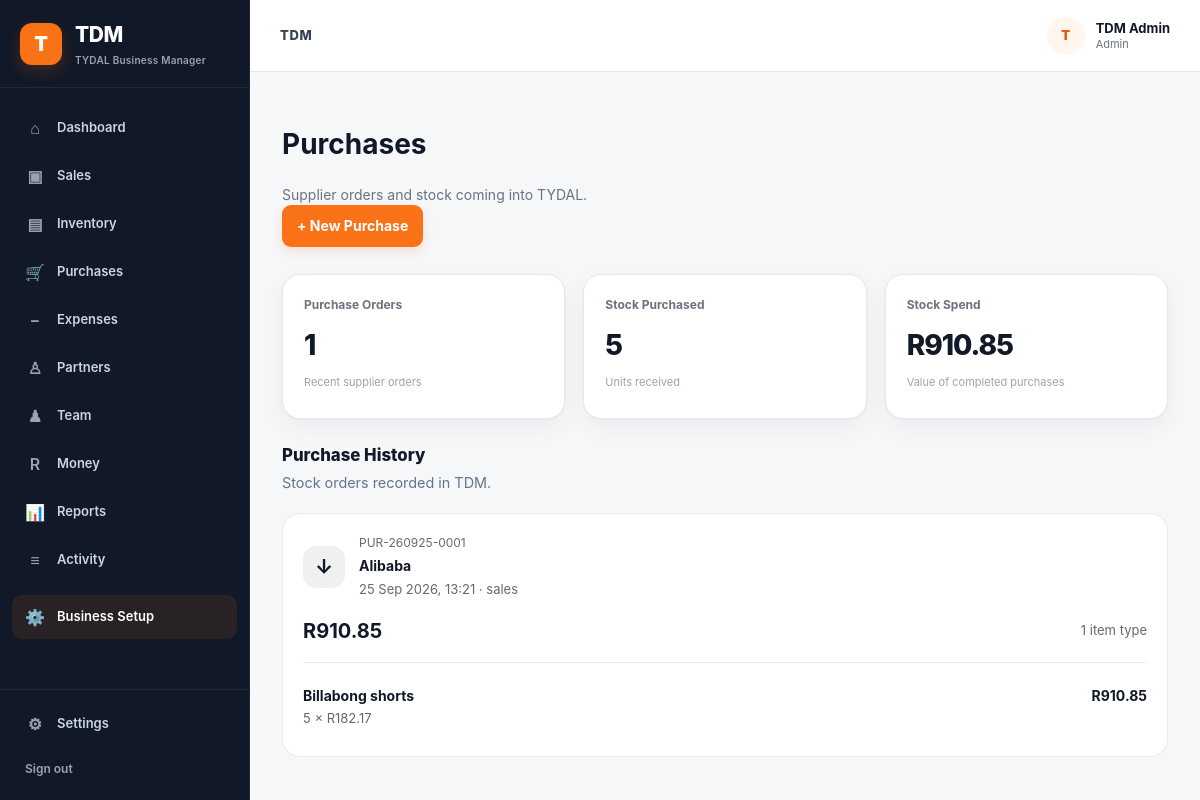
/purchases/ (signed in), run on the app's committed database.
### app/models.py (models this page shows)
class User(UserMixin, db.Model):
    __tablename__ = "users"
    id = db.Column(db.Integer, primary_key=True)
    name = db.Column(
        db.String(100),
        nullable=False
    )
    phone = db.Column(
        db.String(30),
        unique=True,
        nullable=False,
        index=True
    )
    password_hash = db.Column(
        db.String(255),
        nullable=False
    )
    role = db.Column(
        db.String(30),
        nullable=False,
        default="partner"
    )
    is_active = db.Column(
        db.Boolean,
        default=True,
        nullable=False
    )
    created_at = db.Column(
        db.DateTime,
        default=datetime.utcnow,
        nullable=False
    )
    transactions = db.relationship(
        "FinancialTransaction",
        back_populates="created_by",
        foreign_keys="FinancialTransaction.created_by_id"
    )

class Purchase(db.Model):
    __tablename__ = "purchases"
    id = db.Column(
        db.Integer,
        primary_key=True
    )
    purchase_number = db.Column(
        db.String(30),
        unique=True,
        nullable=False,
        index=True
    )
    supplier = db.Column(
        db.String(150),
        nullable=False
    )
    total_amount = db.Column(
        db.Numeric(12, 2),
        nullable=False,
        default=Decimal("0.00")
    )
    money_account_id = db.Column(
        db.Integer,
        db.ForeignKey("money_accounts.id"),
        nullable=True
    )
    purchased_by_id = db.Column(
        db.Integer,
        db.ForeignKey("users.id"),
        nullable=False
    )
    status = db.Column(
        db.String(30),
        nullable=False,
        default="completed"
    )
    purchase_date = db.Column(
        db.DateTime,
        nullable=False,
        default=datetime.utcnow
    )
    is_historical = db.Column(
        db.Boolean,
        default=False,
        nullable=False
    )
    is_estimate = db.Column(
        db.Boolean,
        default=False,
        nullable=False
    )
    notes = db.Column(
        db.Text,
        nullable=True
    )
    created_at = db.Column(
        db.DateTime,
        default=datetime.utcnow,
        nullable=False
    )
    money_account = db.relationship(
        "MoneyAccount"
    )
    purchased_by = db.relationship(
        "User"
    )
    items = db.relationship(
        "PurchaseItem",
        back_populates="purchase",
        cascade="all, delete-orphan"
    )

class MoneyAccount(db.Model):
    __tablename__ = "money_accounts"
    id = db.Column(
        db.Integer,
        primary_key=True
    )
    name = db.Column(
        db.String(100),
        nullable=False
    )
    account_type = db.Column(
        db.String(30),
        nullable=False
    )
    owner_user_id = db.Column(
        db.Integer,
        db.ForeignKey("users.id"),
        nullable=True
    )
    opening_balance = db.Column(
        db.Numeric(12, 2),
        default=Decimal("0.00"),
        nullable=False
    )
    is_active = db.Column(
        db.Boolean,
        default=True,
        nullable=False
    )
    created_at = db.Column(
        db.DateTime,
        default=datetime.utcnow,
        nullable=False
    )
    owner = db.relationship(
        "User",
        backref="money_accounts"
    )

class PurchaseItem(db.Model):
    __tablename__ = "purchase_items"
    id = db.Column(
        db.Integer,
        primary_key=True
    )
    purchase_id = db.Column(
        db.Integer,
        db.ForeignKey("purchases.id"),
        nullable=False
    )
    product_id = db.Column(
        db.Integer,
        db.ForeignKey("products.id"),
        nullable=False
    )
    quantity = db.Column(
        db.Integer,
        nullable=False
    )
    unit_cost = db.Column(
        db.Numeric(12, 2),
        nullable=False
    )
    line_total = db.Column(
        db.Numeric(12, 2),
        nullable=False
    )
    purchase = db.relationship(
        "Purchase",
        back_populates="items"
    )
    product = db.relationship(
        "Product"
    )

class Product(db.Model):
    __tablename__ = "products"
    id = db.Column(
        db.Integer,
        primary_key=True
    )
    name = db.Column(
        db.String(150),
        nullable=False
    )
    brand = db.Column(
        db.String(100),
        nullable=True
    )
    category = db.Column(
        db.String(100),
        nullable=True
    )
    size = db.Column(
        db.String(50),
        nullable=True
    )
    color = db.Column(
        db.String(50),
        nullable=True
    )
    cost_price = db.Column(
        db.Numeric(12, 2),
        nullable=False,
        default=Decimal("0.00")
    )
    selling_price = db.Column(
        db.Numeric(12, 2),
        nullable=False,
        default=Decimal("0.00")
    )
    quantity = db.Column(
        db.Integer,
        nullable=False,
        default=0
    )
    low_stock_level = db.Column(
        db.Integer,
        nullable=False,
        default=2
    )
    supplier = db.Column(
        db.String(150),
        nullable=True
    )
    notes = db.Column(
        db.Text,
        nullable=True
    )
    is_active = db.Column(
        db.Boolean,
        default=True,
        nullable=False
    )
    created_at = db.Column(
        db.DateTime,
        default=datetime.utcnow,
        nullable=False
    )
    updated_at = db.Column(
        db.DateTime,
        default=datetime.utcnow,
        onupdate=datetime.utcnow,
        nullable=False
    )
    sale_items = db.relationship(
        "SaleItem",
        back_populates="product"
    )
    stock_movements = db.relationship(
        "StockMovement",
        back_populates="product"
    )
    holdings = db.relationship(
        "StockHolding",
        back_populates="product",
        cascade="all, delete-orphan"
    )

### app/routes/purchases.py (the view)
@purchases.route("/")
@login_required
def index():
    purchases_list = (
        Purchase.query
        .order_by(
            Purchase.purchase_date.desc(),
            Purchase.id.desc()
        )
        .limit(50)
        .all()
    )
    total_spent = sum(
        (
            money(purchase.total_amount)
            for purchase in purchases_list
            if purchase.status == "completed"
        ),
        Decimal("0.00")
    )
    total_orders = len(purchases_list)
    total_units = sum(
        item.quantity
        for purchase in purchases_list
        for item in purchase.items
        if purchase.status == "completed"
    )
    return render_template(
        "purchases/index.html",
        purchases=purchases_list,
        total_spent=total_spent,
        total_orders=total_orders,
        total_units=total_units
    )

### app/__init__.py (called while the page is built)
@login_manager.user_loader
def load_user(user_id):
    from app.models import User
    return db.session.get(User, int(user_id))

### app/routes/purchases.py (called while the page is built)
def money(value):
    return Decimal(str(value or 0))

### app/templates/purchases/index.html (shortened to what this page needs)
{% extends "base.html" %}
{% block content %}
<div class="page-header">
    <div>
        <h1>Purchases</h1>
        <p>
            Supplier orders and stock coming into TYDAL.
        </p>
    </div>
    <a href="{{ url_for('purchases.new') }}" class="primary-button">
        + New Purchase
    </a>
</div>
<div class="purchase-summary-grid">
    <div class="stat-card">
        <div class="stat-label">
            Purchase Orders
        </div>
        <div class="stat-value">
            {{ total_orders }}
        </div>
        <div class="stat-description">
            Recent supplier orders
        </div>
    </div>
    <div class="stat-card">
        <div class="stat-label">
            Stock Purchased
        </div>
        <div class="stat-value">
            {{ total_units }}
        </div>
        <div class="stat-description">
            Units received
        </div>
    </div>
    <div class="stat-card">
        <div class="stat-label">
            Stock Spend
        </div>
        <div class="stat-value">
            R{{ "%.2f"|format(total_spent) }}
        </div>
        <div class="stat-description">
            Value of completed purchases
        </div>
    </div>
</div>
<section class="purchases-section">
    <div class="section-heading">
        <div>
            <h3>Purchase History</h3>
            <p>
                Stock orders recorded in TDM.
            </p>
        </div>
    </div>
    {% if purchases %}
    <div class="purchase-list">
        {% for purchase in purchases %}
        <article class="purchase-card">
            <div class="purchase-card-main">
                <div class="purchase-icon">
                    ↓
                </div>
                <div>
                    <div class="purchase-reference">
                        {{ purchase.purchase_number }}
                    </div>
                    <h4>
                        {{ purchase.supplier }}
                    </h4>
                    <div class="purchase-meta">
                        {{ purchase.purchase_date.strftime("%d %b %Y, %H:%M") }}
                        {% if purchase.money_account %}
                        · {{ purchase.money_account.name }}
                        {% endif %}
                    </div>
                </div>
            </div>
            <div class="purchase-card-side">
                <strong>
                    R{{ "%.2f"|format(purchase.total_amount) }}
                </strong>
                <span>
                    {{ purchase.items|length }}
                    item type{% if purchase.items|length != 1 %}s{% endif %}
                </span>
            </div>
            <div class="purchase-items">
                {% for item in purchase.items %}
                <div class="purchase-item-row">
                    <div>
                        <strong>
                            {{ item.product.name }}
                        </strong>
                        <span>
                            {{ item.quantity }} ×
                            R{{ "%.2f"|format(item.unit_cost) }}
                        </span>
                    </div>
                    <strong>
                        R{{ "%.2f"|format(item.line_total) }}
                    </strong>
                </div>
                {% endfor %}
            </div>
        </article>
        {% endfor %}
    </div>
    {% endif %}
</section>
{% endblock %}

### app/templates/base.html (shortened to what this page needs)
<!DOCTYPE html>
<html lang="en">
<head>
    <link rel="stylesheet" href="{{ url_for('static', filename='css/style.css') }}">
</head>
<body>
    <div class="app-shell">
        <aside class="sidebar" id="sidebar">
            <div class="brand">
                <div class="brand-mark">T</div>
                <div>
                    <h1>TDM</h1>
                    <span>TYDAL Business Manager</span>
                </div>
            </div>
            <nav class="main-nav">
                <a href="{{ url_for('main.home') }}" class="nav-item">
                    <span>⌂</span>
                    <span>Dashboard</span>
                </a>
                <a href="{{ url_for('sales.index') }}" class="nav-item">
                    <span>▣</span>
                    <span>Sales</span>
                </a>
                <a href="{{ url_for('inventory.index') }}" class="nav-item">
                    <span>▤</span>
                    <span>Inventory</span>
                </a>
                <a href="{{ url_for('purchases.index') }}" class="nav-item">
                    <span>🛒</span>
                    <span>Purchases</span>
                </a>
                <a href="{{ url_for('expenses.index') }}" class="nav-item">
                    <span>−</span>
                    <span>Expenses</span>
                </a>
                <a href="{{ url_for('partners.index') }}" class="nav-item">
                    <span>♙</span>
                    <span>Partners</span>
                </a>
                {% if current_user.role == "admin" %}
                <a href="{{ url_for('team.index') }}" class="nav-item">
                    <span>♟</span>
                    <span>Team</span>
                </a>
                {% endif %}
                <a href="{{ url_for('money.index') }}" class="nav-item">
                    <span>R</span>
                    <span>Money</span>
                </a>
                <a href="{{ url_for('reports.index') }}" class="nav-item">
                    <span>📊</span>
                    <span>Reports</span>
                </a>
                <a href="#" class="nav-item">
                    <span>≡</span>
                    <span>Activity</span>
                </a>
                <a href="{{ url_for('setup.index') }}" class="nav-link">
                    <span>⚙️</span>
                    <span>Business Setup</span>
                </a>
            </nav>
            <div class="sidebar-bottom">
                <a href="#" class="nav-item">
                    <span>⚙</span>
                    <span>Settings</span>
                </a>
                <a href="{{ url_for('auth.logout') }}" class="logout-link">
                    Sign out
                </a>
            </div>
        </aside>
        <div class="main-area">
            <header class="topbar">
                <div class="topbar-title">
                    <span>TDM</span>
                </div>
                <div class="user-menu">
                    <div class="user-avatar">
                        {{ current_user.name[0]|upper }}
                    </div>
                    <div class="user-info">
                        <strong>{{ current_user.name }}</strong>
                        <span>{{ current_user.role|capitalize }}</span>
                    </div>
                </div>
            </header>
            <main class="content">
                {% block content %}{% endblock %}
            </main>
        </div>
    </div>
</body>
</html>

### data on the page
User: name "T", name "TDM Admin", role "Admin"
Purchase: purchase_number "PUR-260925-0001", supplier "Alibaba", purchase_date "25 Sep 2026, 13:21", money_account.name "sales", total_amount "910.85", items|length "1"
PurchaseItem: product.name "Billabong shorts", quantity "5", unit_cost "182.17", line_total "910.85"

### other printed values
{{ total_orders }} "1"
{{ total_units }} "5"
{{ "%.2f"|format(total_spent) }} "910.85"
